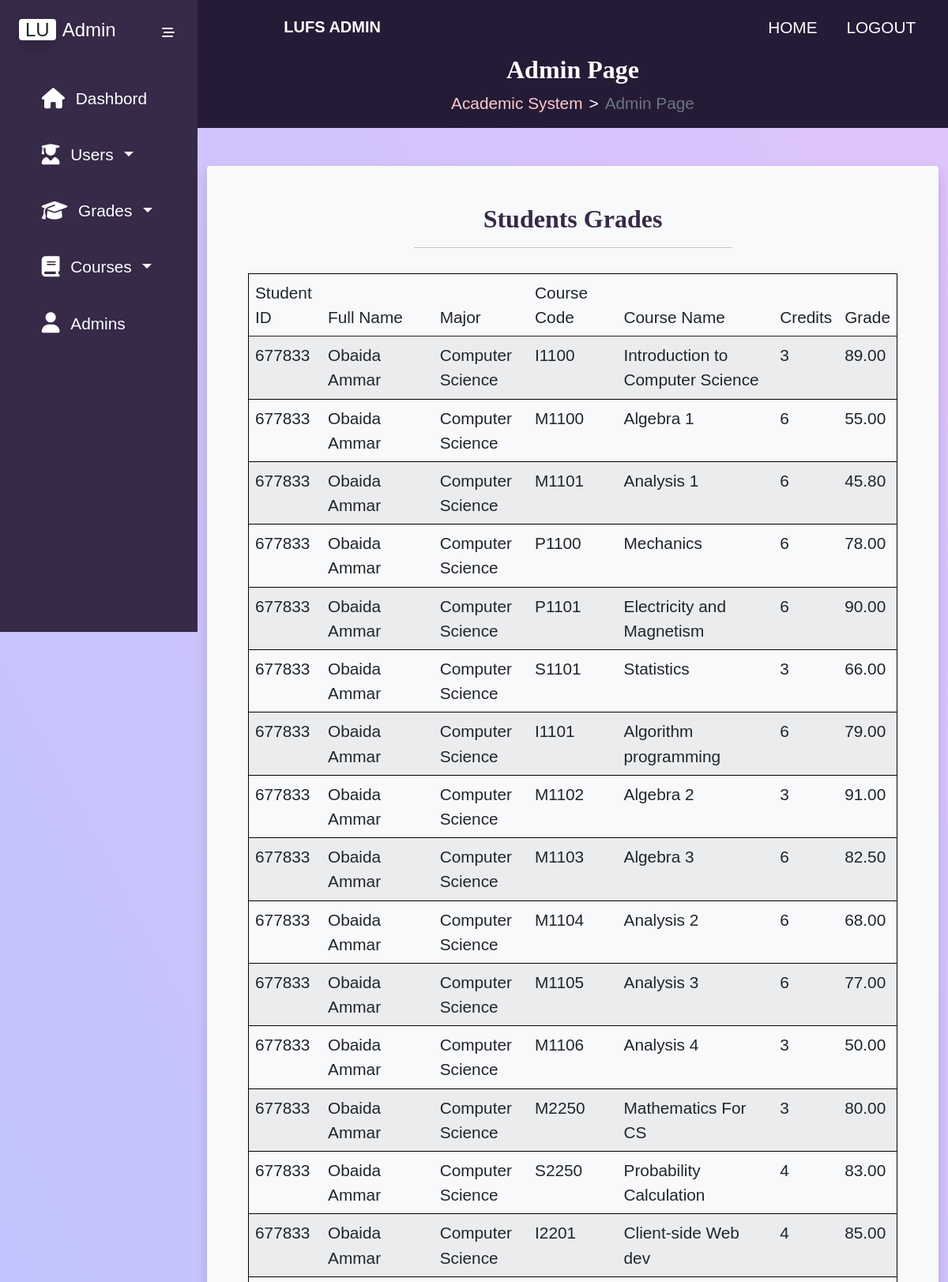
The page /admin-page-display-grades.php (signed in, upper part) on the database its author committed.
### tables this page shows
CREATE TABLE `grades` (
  `StudentId` varchar(10) NOT NULL,
  `CourseId` int(11) NOT NULL,
  `Major` int(11) NOT NULL,
  `SessionOne` decimal(4,2) DEFAULT NULL,
  `SessionTwo` decimal(4,2) DEFAULT NULL,
  `Grade` decimal(4,2) DEFAULT NULL,
  `EnrollmentDate` varchar(20) NOT NULL
);

CREATE TABLE `students` (
  `Id` int(11) NOT NULL,
  `StudentId` varchar(10) NOT NULL,
  `Fname` varchar(20) NOT NULL,
  `Lname` varchar(20) NOT NULL,
  `Email` varchar(30) NOT NULL,
  `Password` varchar(255) NOT NULL,
  `Image` longblob DEFAULT NULL,
  `Major` int(11) NOT NULL,
  `Year` int(11) NOT NULL,
  `EnrollmentDate` varchar(20) NOT NULL
);

CREATE TABLE `majors` (
  `Id` int(11) NOT NULL,
  `Major` varchar(30) NOT NULL
);

CREATE TABLE `courses` (
  `CourseId` int(11) NOT NULL,
  `CourseCode` varchar(10) NOT NULL,
  `CourseName` varchar(60) NOT NULL,
  `Credits` int(11) NOT NULL,
  `Prerequisite` varchar(20) NOT NULL,
  `Major` int(11) NOT NULL,
  `Year` int(11) NOT NULL,
  `Semester` int(11) NOT NULL,
  `Optional` tinyint(1) NOT NULL
);

### classes/dal.php (called while the page is built, shortened)
<?php
    class DAL{
        private $servername = "localhost";
        private $username = "root";
        private $password = "";
        private $dbname = "FacultyOfScience";
        public function getConnection(){
            return new mysqli($this->servername, $this->username, $this->password, $this->dbname);
        }
        public function getData($sql) {
            $conn = $this->getConnection();
            $result = $conn->query($sql);
            if ( $result ) {
                $array = $result->fetch_all( MYSQLI_ASSOC );
                return $array;
            } else {
                echo mysqli_error( $conn );
            }
        }
    }
?>

### classes/grades_dal.php (called while the page is built, shortened)
<?php
    class Grades_DAL extends DAL{
      public function getAllStudentsGrades()
      {
          $sql = "SELECT C.CourseCode,
                         C.CourseName,
                         C.Credits,
                         G.StudentId,
                         S.Fname,
                         S.Lname,
                         M.Major,
                         G.Grade
                         FROM Courses As C, Grades AS G, Students AS S, Majors AS M
                         WHERE G.CourseId = C.CourseId
                         AND S.StudentId = G.StudentId
                         AND M.Id = S.Major
                         AND G.Grade IS NOT NULL
                  ";
          $grades = $this -> getData($sql);
          return $grades;
      }
    }
?>

### admin-page-display-grades.php (the view, shortened to what this page needs)
<!DOCTYPE html>
<html lang="en">
  <head>
    <?php
      require("templates/admin-header.php");
    ?>
  </head>
  <body>
    <?php
      require("classes/dal.php");
      require("classes/grades_dal.php");
      $grades_dal = new Grades_DAL();
      $grades = $grades_dal -> getAllStudentsGrades();
    ?>
    <div class="main-container d-flex">
        <?php
        require("templates/admin-sidebar.php");
        ?>
        <div class="content openSide">
            <?php
            require("templates/admin-navbar.php");
            ?>
            <?php
             require("templates/admin-breadcrumb.php");
            ?>
            <div class="container-fluid">
              <section id="students-grades-section">
                <div class="container mt-5 bg-light rounded shadow p-5 mb-5 mx-sm-3 mx-lg-auto">
                  <div class="row d-flex justify-content-center">
                    <div class="col-sm-12 col-md-10 col-lg-6">
                        <h2 class="page-title">Students Grades</h2>
                        <hr>
                    </div>
                  </div>
                  <div class="row">
                    <div class="col-12 overflow-auto p-3">
                        <table class="table table-striped" id="students_grades_table">
                            <thead>
                                <tr>
                                    <td>Student ID</td>
                                    <td>Full Name</td>
                                    <td>Major</td>
                                    <td>Course Code</td>
                                    <td>Course Name</td>
                                    <td>Credits</td>
                                    <td>Grade</td>
                                </tr>
                            </thead>
                            <tbody>
                              <?php
                              foreach($grades as $v){
                                ?>
                                <tr>
                                  <td class="p-2"><?php echo $v['StudentId']; ?></td>
                                  <td class="p-2"><?php echo $v['Fname'].' '.$v['Lname']; ?></td>
                                  <td class="p-2"><?php echo $v['Major']; ?></td>
                                  <td class="p-2"><?php echo $v['CourseCode']; ?></td>
                                  <td class="p-2"><?php echo $v['CourseName']; ?></td>
                                  <td class="p-2"><?php echo $v['Credits']; ?></td>
                                  <td class="p-2"><?php echo $v['Grade']; ?></td>
                                </tr>
                              <?php
                              }
                              ?>
                            </tbody>
                        </table>
                    </div>
                </div>
                </div>
              </section>
            </div>
        </div>
     </div>
  </body>
</html>

### css/datatable.css (style rules this page uses)
:root { --dt-row-selected: 13, 110, 253; --dt-row-selected-text: 255, 255, 255; --dt-row-selected-link: 9, 10, 11 }

### css/admin-page-style.css (style rules this page uses)
:root { --darker-color: rgb(37,27,55); --dark-color: rgb(55,41,72); --light-color: rgb(255,202,202); --lighter-color: rgb(255,236,239); --yellow-color: rgb(255, 217, 61); --green-color: rgb(224, 255, 19); --departments-cards: #ECF2FF; --font-family: 'Poppins',sans-serif; --font-size: 1.3rem; --bg-gradient: linear-gradient(62deg, #8EC5FC 0%, #E0C3FC 100%); --font-family: 'Poppins',sans-serif; --font-size: 1.3rem; }
body { min-height: 100vh; background: var(--bg-gradient); font-family: var(--font-family); font-size: var(--font-size); }
.page-title { font-family: 'Courgette' !important; font-weight: 600; color: var(--dark-color); text-align: center; }
table { border: 1px solid black !important; }
.content { min-height: 100vh; width: 100%; transition: all 0.7s; }
@media (min-width: 767px) { .content.openSide { margin-left: 250px; width: calc(100% - 250px); } }

### rows shown on the page
grades: StudentId "677833", students.Fname "Obaida", students.Lname "Ammar", Major.Major "Computer Science", CourseId.CourseCode "I1100", CourseId.CourseName "Introduction to Computer Science", CourseId.Credits "3", Grade "89.00"
grades: StudentId "677833", students.Fname "Obaida", students.Lname "Ammar", Major.Major "Computer Science", CourseId.CourseCode "M1100", CourseId.CourseName "Algebra 1", CourseId.Credits "6", Grade "55.00"
grades: StudentId "677833", students.Fname "Obaida", students.Lname "Ammar", Major.Major "Computer Science", CourseId.CourseCode "M1101", CourseId.CourseName "Analysis 1", CourseId.Credits "6", Grade "45.80"
grades: StudentId "677833", students.Fname "Obaida", students.Lname "Ammar", Major.Major "Computer Science", CourseId.CourseCode "P1100", CourseId.CourseName "Mechanics", CourseId.Credits "6", Grade "78.00"
grades: StudentId "677833", students.Fname "Obaida", students.Lname "Ammar", Major.Major "Computer Science", CourseId.CourseCode "P1101", CourseId.CourseName "Electricity and Magnetism", CourseId.Credits "6", Grade "90.00"
grades: StudentId "677833", students.Fname "Obaida", students.Lname "Ammar", Major.Major "Computer Science", CourseId.CourseCode "S1101", CourseId.CourseName "Statistics", CourseId.Credits "3", Grade "66.00"
grades: StudentId "677833", students.Fname "Obaida", students.Lname "Ammar", Major.Major "Computer Science", CourseId.CourseCode "I1101", CourseId.CourseName "Algorithm programming", CourseId.Credits "6", Grade "79.00"
grades: StudentId "677833", students.Fname "Obaida", students.Lname "Ammar", Major.Major "Computer Science", CourseId.CourseCode "M1102", CourseId.CourseName "Algebra 2", CourseId.Credits "3", Grade "91.00"
grades: StudentId "677833", students.Fname "Obaida", students.Lname "Ammar", Major.Major "Computer Science", CourseId.CourseCode "M1103", CourseId.CourseName "Algebra 3", CourseId.Credits "6", Grade "82.50"
grades: StudentId "677833", students.Fname "Obaida", students.Lname "Ammar", Major.Major "Computer Science", CourseId.CourseCode "M1104", CourseId.CourseName "Analysis 2", CourseId.Credits "6", Grade "68.00"
grades: StudentId "677833", students.Fname "Obaida", students.Lname "Ammar", Major.Major "Computer Science", CourseId.CourseCode "M1105", CourseId.CourseName "Analysis 3", CourseId.Credits "6", Grade "77.00"
grades: StudentId "677833", students.Fname "Obaida", students.Lname "Ammar", Major.Major "Computer Science", CourseId.CourseCode "M1106", CourseId.CourseName "Analysis 4", CourseId.Credits "3", Grade "50.00"
grades: StudentId "677833", students.Fname "Obaida", students.Lname "Ammar", Major.Major "Computer Science", CourseId.CourseCode "M2250", CourseId.CourseName "Mathematics For CS", CourseId.Credits "3", Grade "80.00"
grades: StudentId "677833", students.Fname "Obaida", students.Lname "Ammar", Major.Major "Computer Science", CourseId.CourseCode "S2250", CourseId.CourseName "Probability Calculation", CourseId.Credits "4", Grade "83.00"
grades: StudentId "677833", students.Fname "Obaida", students.Lname "Ammar", Major.Major "Computer Science", CourseId.CourseCode "I2201", CourseId.CourseName "Client-side Web dev", CourseId.Credits "4", Grade "85.00"
